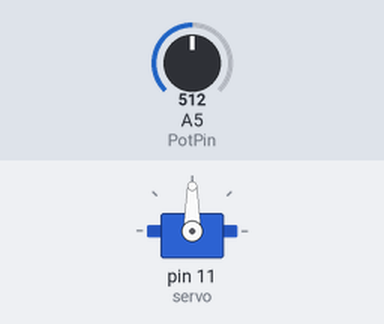
Bench run of a sketch on a simulated Arduino Uno, built with avr-gcc and run on an emulated ATmega328P. Parts: servo. Inputs (shaded band) come from the test bench; at power-on: A5 (PotPin) = 512. What the sketch prints to the serial monitor is not drawn.

Above: at 1.2 s.
1.3 s: A5 (PotPin) set to 716
At 1.8 s:
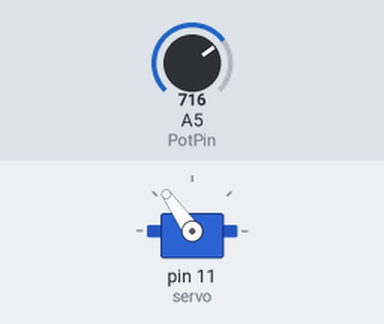
2.8 s: A5 (PotPin) set to 900
At 3.1 s:
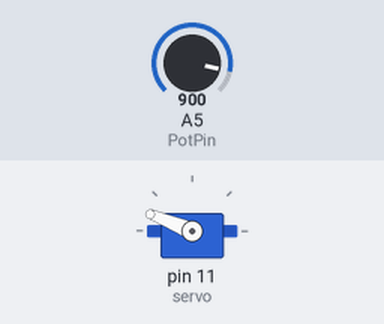
4.3 s: A5 (PotPin) set to 1023
At 5.4 s:
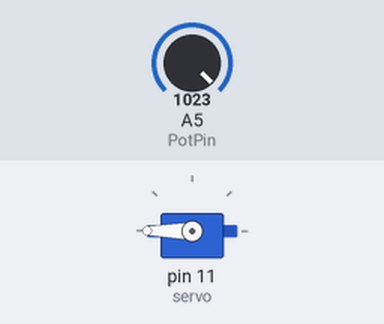
5.8 s: A5 (PotPin) set to 306
At 6.6 s:
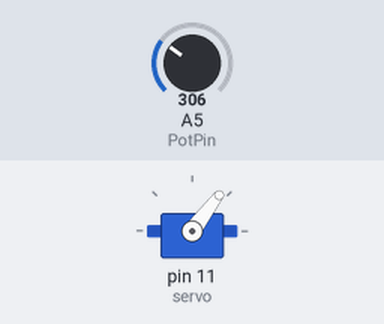
7.3 s: A5 (PotPin) set to 122
At 7.6 s:
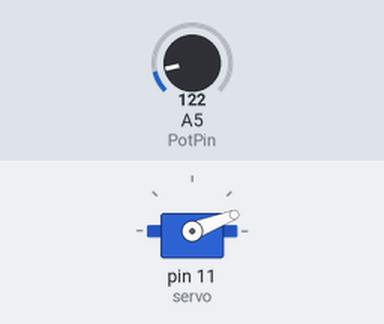
8.8 s: A5 (PotPin) set to 0
At 9.8 s:
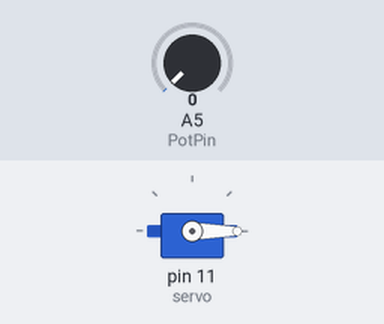
Timing chart, 0 to 11.3 s (numbered marks = the images above; inputs shaded):
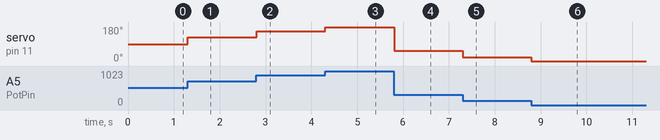

The sketch:

primeiro_servo_code.ino
```cpp
#include <Servo.h>

Servo servo;

const int PotPin = A5;


void setup() {

  servo.attach(11);

  Serial.begin(9600);

}

void loop() {


//map(value, fromLow, fromHigh, toLow, toHigh)
int controle = map(analogRead(PotPin), 0, 1023, 0, 180);

  servo.write(controle);
  //90 = parado 180 = girar para um lado 0 = girar para o outro lado

  Serial.println(controle);


}
```

Measured:
- after the input at 1.3 s, servo on pin 11 (servo): 90° → 125° at once
- after the input at 2.8 s, servo on pin 11 (servo): 125° → 158° at once
- after the input at 4.3 s, servo on pin 11 (servo): 158° → 180° at once
- after the input at 5.8 s, servo on pin 11 (servo): 180° → 53° at once
- after the input at 7.3 s, servo on pin 11 (servo): 53° → 21° at once
- after the input at 8.8 s, servo on pin 11 (servo): 21° → 0° at once
